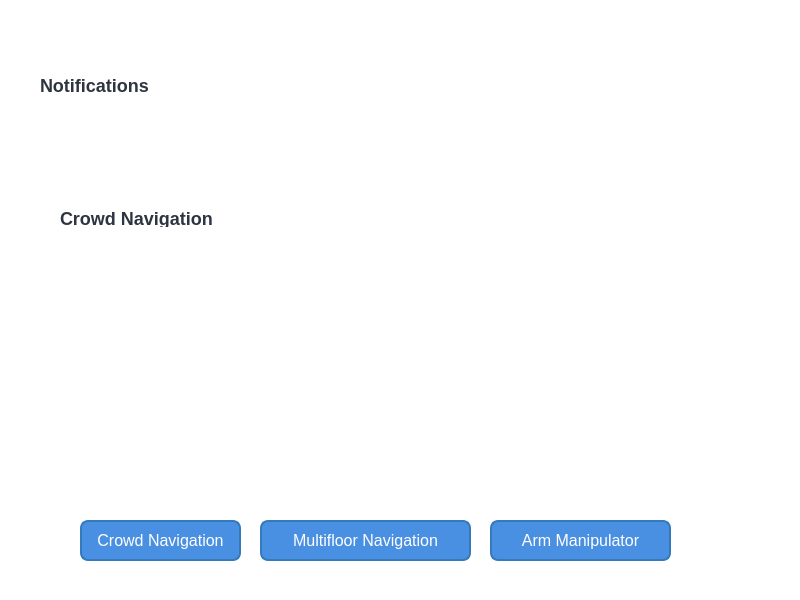
<?xml version="1.0" encoding="UTF-8"?>
<ui version="4.0">
 <class>MainWindow</class>
 <widget class="QMainWindow" name="MainWindow">
  <property name="geometry">
   <rect>
    <x>0</x>
    <y>0</y>
    <width>800</width>
    <height>600</height>
   </rect>
  </property>
  <property name="windowTitle">
   <string>MainWindow</string>
  </property>
  <property name="styleSheet">
   <string notr="true">/* Main Window Background */
QMainWindow {
    background-color: #F7F9FC;  /* Soft Light Background */
    color: #2E3440;
}

/* General Widget Background */
QWidget {
    background: #FFFFFF;  
    border-radius: 10px;
}

/* Stacked Widget */
QStackedWidget {
    background: #FFFFFF;
    border-radius: 10px;
    padding: 10px;
}

/* Buttons */
QPushButton {
    background-color: #4A90E2;  /* Soft Blue */
    color: white;
    font-size: 16px;
    padding: 8px 12px;
    border-radius: 8px;
    border: 2px solid #357ABD;
    transition: 0.3s;
}

QPushButton:hover {
    background-color: #357ABD;
    border: 2px solid #4A90E2;
}

/* Labels */
QLabel {
    font-size: 18px;
    color: #2E3440;
    font-weight: bold;
}

/* Line Edit (Text Input) */
QLineEdit {
    background-color: #E3EAF2;
    color: #2E3440;
    border: 1px solid #A0AEC0;
    border-radius: 5px;
    padding: 5px;
}

/* Styled Scrollbars */
QScrollBar:vertical {
    border: none;
    background: #F1F5F9;
    width: 10px;
    margin: 0px 0px 0px 0px;
}

QScrollBar::handle:vertical {
    background: #A0AEC0;
    min-height: 20px;
    border-radius: 5px;
}

QScrollBar::add-line:vertical, 
QScrollBar::sub-line:vertical {
    background: none;
}

/* ComboBox */
QComboBox {
    background-color: #FFFFFF;
    border: 1px solid #A0AEC0;
    border-radius: 5px;
    padding: 5px;
}

QComboBox::drop-down {
    border: none;
}

QComboBox:hover {
    border: 1px solid #4A90E2;
}
</string>
  </property>
  <widget class="QWidget" name="centralwidget">
   <widget class="QPushButton" name="btn_crowdnav">
    <property name="geometry">
     <rect>
      <x>80</x>
      <y>520</y>
      <width>161</width>
      <height>41</height>
     </rect>
    </property>
    <property name="styleSheet">
     <string notr="true"/>
    </property>
    <property name="text">
     <string>Crowd Navigation</string>
    </property>
   </widget>
   <widget class="QPushButton" name="btn_multifloor">
    <property name="geometry">
     <rect>
      <x>260</x>
      <y>520</y>
      <width>211</width>
      <height>41</height>
     </rect>
    </property>
    <property name="styleSheet">
     <string notr="true"/>
    </property>
    <property name="text">
     <string>Multifloor Navigation</string>
    </property>
   </widget>
   <widget class="QPushButton" name="btn_arm">
    <property name="geometry">
     <rect>
      <x>490</x>
      <y>520</y>
      <width>181</width>
      <height>41</height>
     </rect>
    </property>
    <property name="styleSheet">
     <string notr="true"/>
    </property>
    <property name="text">
     <string>Arm Manipulator</string>
    </property>
   </widget>
   <widget class="QStackedWidget" name="mainstack">
    <property name="geometry">
     <rect>
      <x>59</x>
      <y>239</y>
      <width>691</width>
      <height>251</height>
     </rect>
    </property>
    <property name="styleSheet">
     <string notr="true"/>
    </property>
    <widget class="QWidget" name="CrowdNav"/>
    <widget class="QWidget" name="Multifloor">
     <widget class="QStackedWidget" name="floorStack">
      <property name="geometry">
       <rect>
        <x>30</x>
        <y>20</y>
        <width>611</width>
        <height>131</height>
       </rect>
      </property>
      <property name="styleSheet">
       <string notr="true">background-color: #E3EAF2;
    color: #2E3440;
    border: 1px solid #A0AEC0;
    border-radius: 5px;
    padding: 5px;</string>
      </property>
      <property name="currentIndex">
       <number>3</number>
      </property>
      <widget class="QWidget" name="pg_flr_G">
       <widget class="QPushButton" name="btn_reception">
        <property name="geometry">
         <rect>
          <x>30</x>
          <y>40</y>
          <width>89</width>
          <height>25</height>
         </rect>
        </property>
        <property name="text">
         <string>Reception</string>
        </property>
       </widget>
       <widget class="QPushButton" name="btn_entc1">
        <property name="geometry">
         <rect>
          <x>200</x>
          <y>40</y>
          <width>89</width>
          <height>25</height>
         </rect>
        </property>
        <property name="text">
         <string>ENTC1</string>
        </property>
       </widget>
       <widget class="QPushButton" name="btn_uav">
        <property name="geometry">
         <rect>
          <x>380</x>
          <y>40</y>
          <width>89</width>
          <height>25</height>
         </rect>
        </property>
        <property name="text">
         <string>UAV</string>
        </property>
       </widget>
      </widget>
      <widget class="QWidget" name="pg_flr_1">
       <widget class="QPushButton" name="btn_com_lab">
        <property name="geometry">
         <rect>
          <x>70</x>
          <y>40</y>
          <width>121</width>
          <height>25</height>
         </rect>
        </property>
        <property name="text">
         <string>Computer lab</string>
        </property>
       </widget>
       <widget class="QPushButton" name="btn_office">
        <property name="geometry">
         <rect>
          <x>230</x>
          <y>40</y>
          <width>89</width>
          <height>25</height>
         </rect>
        </property>
        <property name="text">
         <string>Office</string>
        </property>
       </widget>
       <widget class="QPushButton" name="btn_conference">
        <property name="geometry">
         <rect>
          <x>380</x>
          <y>40</y>
          <width>171</width>
          <height>25</height>
         </rect>
        </property>
        <property name="text">
         <string>Conference Room</string>
        </property>
       </widget>
      </widget>
      <widget class="QWidget" name="pg_flr_2">
       <widget class="QPushButton" name="btn_digi_lab">
        <property name="geometry">
         <rect>
          <x>100</x>
          <y>60</y>
          <width>151</width>
          <height>31</height>
         </rect>
        </property>
        <property name="text">
         <string>Digitab lab</string>
        </property>
       </widget>
       <widget class="QPushButton" name="btn_analog_lab">
        <property name="geometry">
         <rect>
          <x>290</x>
          <y>60</y>
          <width>151</width>
          <height>31</height>
         </rect>
        </property>
        <property name="text">
         <string>Analog Lab</string>
        </property>
       </widget>
      </widget>
      <widget class="QWidget" name="pg_flr_3">
       <widget class="QPushButton" name="pushButton">
        <property name="geometry">
         <rect>
          <x>70</x>
          <y>50</y>
          <width>171</width>
          <height>41</height>
         </rect>
        </property>
        <property name="text">
         <string>btn_pg_room</string>
        </property>
       </widget>
       <widget class="QPushButton" name="btn_tele_lab">
        <property name="geometry">
         <rect>
          <x>270</x>
          <y>50</y>
          <width>161</width>
          <height>41</height>
         </rect>
        </property>
        <property name="text">
         <string>Telecom Lab</string>
        </property>
       </widget>
      </widget>
     </widget>
     <widget class="QPushButton" name="btn_flr_G">
      <property name="geometry">
       <rect>
        <x>50</x>
        <y>170</y>
        <width>121</width>
        <height>41</height>
       </rect>
      </property>
      <property name="styleSheet">
       <string notr="true">QPushButton {
    background-color: #B8E0D2;  /* Light Mint Green */
    color: #2E3440;
    font-size: 16px;
    padding: 8px 12px;
    border-radius: 8px;
    border: 2px solid #90C9B7;
    transition: 0.3s;
}

QPushButton:hover {
    background-color: #90C9B7;
    border: 2px solid #6CA893;
}
</string>
      </property>
      <property name="text">
       <string>Ground Floor</string>
      </property>
     </widget>
     <widget class="QPushButton" name="btn_flr_1">
      <property name="geometry">
       <rect>
        <x>200</x>
        <y>170</y>
        <width>131</width>
        <height>41</height>
       </rect>
      </property>
      <property name="styleSheet">
       <string notr="true">QPushButton {
    background-color: #B8E0D2;  /* Light Mint Green */
    color: #2E3440;
    font-size: 16px;
    padding: 8px 12px;
    border-radius: 8px;
    border: 2px solid #90C9B7;
    transition: 0.3s;
}

QPushButton:hover {
    background-color: #90C9B7;
    border: 2px solid #6CA893;
}
</string>
      </property>
      <property name="text">
       <string>1st Floor</string>
      </property>
     </widget>
     <widget class="QPushButton" name="btn_flr_2">
      <property name="geometry">
       <rect>
        <x>360</x>
        <y>170</y>
        <width>131</width>
        <height>41</height>
       </rect>
      </property>
      <property name="styleSheet">
       <string notr="true">QPushButton {
    background-color: #B8E0D2;  /* Light Mint Green */
    color: #2E3440;
    font-size: 16px;
    padding: 8px 12px;
    border-radius: 8px;
    border: 2px solid #90C9B7;
    transition: 0.3s;
}

QPushButton:hover {
    background-color: #90C9B7;
    border: 2px solid #6CA893;
}
</string>
      </property>
      <property name="text">
       <string>2nd Floor</string>
      </property>
     </widget>
     <widget class="QPushButton" name="btn_flr_3">
      <property name="geometry">
       <rect>
        <x>510</x>
        <y>170</y>
        <width>131</width>
        <height>41</height>
       </rect>
      </property>
      <property name="styleSheet">
       <string notr="true">QPushButton {
    background-color: #B8E0D2;  /* Light Mint Green */
    color: #2E3440;
    font-size: 16px;
    padding: 8px 12px;
    border-radius: 8px;
    border: 2px solid #90C9B7;
    transition: 0.3s;
}

QPushButton:hover {
    background-color: #90C9B7;
    border: 2px solid #6CA893;
}
</string>
      </property>
      <property name="text">
       <string>3rd Floor</string>
      </property>
     </widget>
    </widget>
    <widget class="QWidget" name="Arm"/>
   </widget>
   <widget class="QLabel" name="Notifications">
    <property name="geometry">
     <rect>
      <x>40</x>
      <y>10</y>
      <width>691</width>
      <height>151</height>
     </rect>
    </property>
    <property name="font">
     <font>
      <family>Ubuntu</family>
      <pointsize>-1</pointsize>
      <weight>75</weight>
      <bold>true</bold>
     </font>
    </property>
    <property name="text">
     <string>Notifications</string>
    </property>
    <property name="wordWrap">
     <bool>true</bool>
    </property>
   </widget>
   <widget class="QLabel" name="label">
    <property name="geometry">
     <rect>
      <x>60</x>
      <y>210</y>
      <width>171</width>
      <height>17</height>
     </rect>
    </property>
    <property name="text">
     <string>Crowd Navigation</string>
    </property>
   </widget>
  </widget>
 </widget>
 <resources/>
 <connections/>
</ui>
